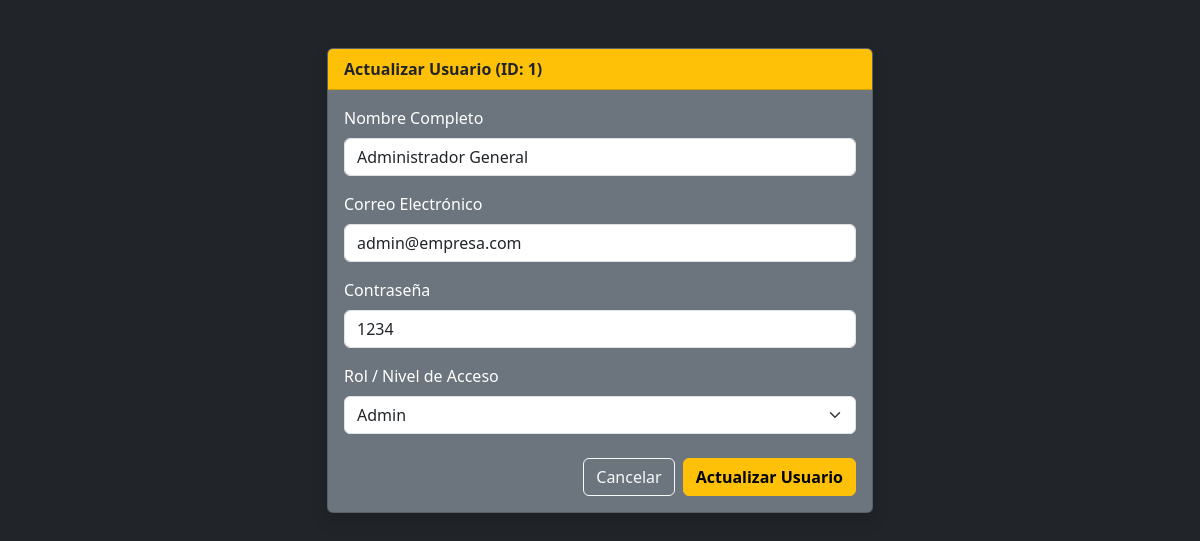
The app's page /view/FormularioUsuarioActualizar.php?id=1 (signed in) with its own data.
### tables this page shows
CREATE TABLE usuarios (
    id_user INT AUTO_INCREMENT PRIMARY KEY,
    nombre VARCHAR(100) NOT NULL,
    apellido VARCHAR(100) NOT NULL,
    email VARCHAR(100) NOT NULL UNIQUE,
    password VARCHAR(100) NOT NULL,
    rol VARCHAR(50) NOT NULL
);

### view/FormularioUsuarioActualizar.php (the view, shortened to what this page needs)
<?php
$con = conection();
if (isset($_GET['id'])) {
    $id = $_GET['id'];
    $sql = "SELECT * FROM usuarios WHERE id_user = $id";
    $query = mysqli_query($con, $sql);
    $row = mysqli_fetch_assoc($query);
}
?>
<!DOCTYPE html>
<html lang="es">
<head>
    <link href="https://cdn.jsdelivr.net/npm/bootstrap@5.3.3/dist/css/bootstrap.min.css" rel="stylesheet">
</head>
<body class="bg-dark text-white">
    <div class="container mt-5">
        <div class="row justify-content-center">
            <div class="col-md-6">
                <div class="card bg-secondary text-white shadow">
                    <div class="card-header bg-warning text-dark fw-bold">
                        Actualizar Usuario (ID: <?= $row['id_user'] ?>)
                    </div>
                    <div class="card-body">
                        <form method="POST" action="../model/ModeloUsuarioActualizar.php">
                            <div class="mb-3">
                                <label class="form-label">Nombre Completo</label>
                                <input type="text" name="nombre" class="form-control" value="<?= $row['nombre'] ?>" required>
                            </div>
                            <div class="mb-3">
                                <label class="form-label">Correo Electrónico</label>
                                <input type="email" name="email" class="form-control" value="<?= $row['email'] ?>" required>
                            </div>
                            <div class="mb-3">
                                <label class="form-label">Contraseña</label>
                                <input type="text" name="pw" class="form-control" value="<?= $row['password'] ?>" required>
                            </div>
                            <div class="mb-3">
                                <label class="form-label">Rol / Nivel de Acceso</label>
                                <select name="rol" class="form-select" required>
                                    <option value="Admin" <?= ($row['rol'] == 'Admin') ? 'selected' : '' ?>>Admin</option>
                                </select>
                            </div>
                            <div class="d-flex justify-content-end gap-2 mt-4">
                                <a href="usuarios.php" class="btn btn-outline-light">Cancelar</a>
                                <button type="submit" class="btn btn-warning fw-bold">Actualizar Usuario</button>
                            </div>
                        </form>
                    </div>
                </div>
            </div>
        </div>
    </div>
</body>
</html>

### records on screen
usuarios: id_user "1", nombre "Administrador General", email "admin@empresa.com", pw "1234", rol "Admin"
